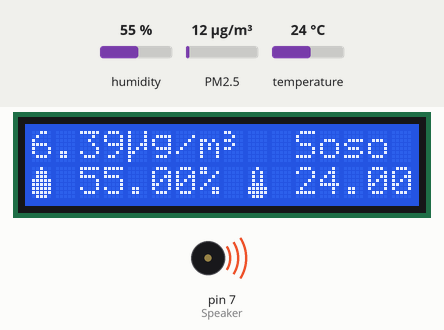
A sketch run on a simulated Arduino Uno, built with avr-gcc and run on an emulated ATmega328P. On the bench: 16×2 character LCD, buzzer (waves = sounding). Wiring (inferred from the names in the program): dust sensor: data pin 8. Inputs (shaded band) come from the test bench; at power-on: PM2.5 12 µg/m³, humidity 55 %, temperature 24 °C.

Above: at 2.71 s.
2.9 s: PM2.5 set to 4 µg/m³
At 6.6 s:
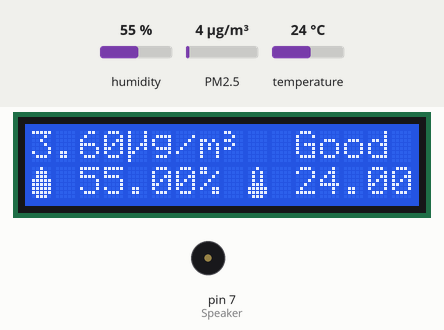
6.8 s: PM2.5 set to 1 µg/m³
At 8.8 s:
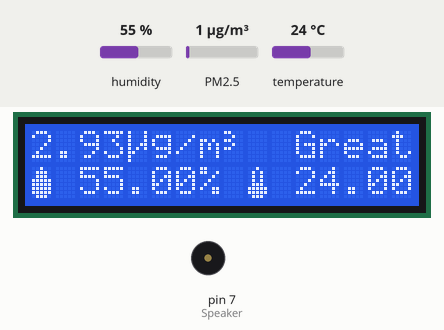
12.1 s: PM2.5 set to 225 µg/m³
At 17.7 s:
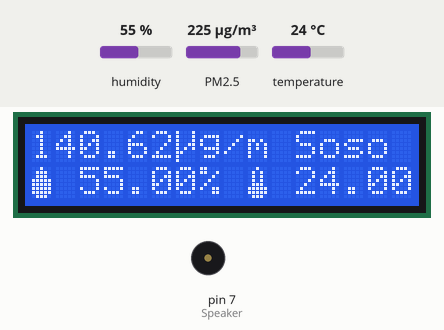
17.9 s: PM2.5 set to 294 µg/m³
At 19.71 s:
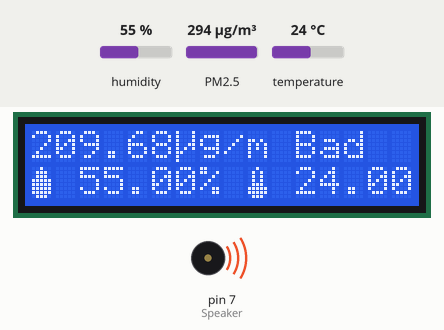
21.3 s: humidity set to 22 %
At 23.81 s:
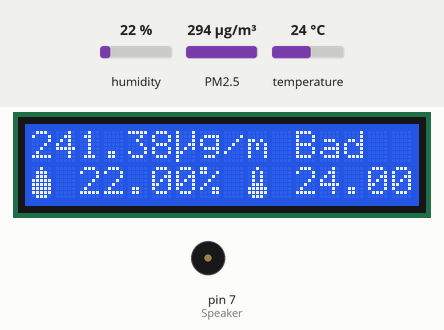
25.1 s: temperature set to 12 °C
At 29.9 s:
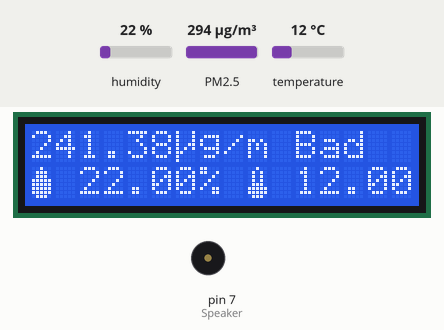
Timing chart, 0 to 30.1 s (numbered marks = the images above; inputs shaded):
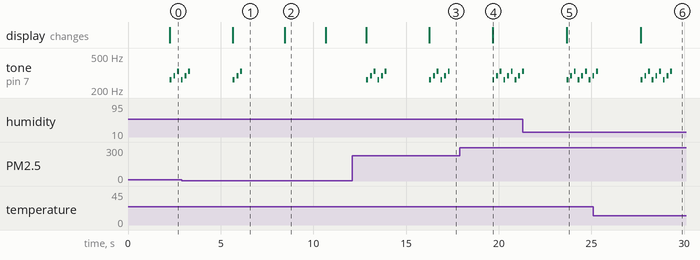

Measured:
- the behaviour switches between 3 and 2 µg/m³ on PM2.5 (found by bisection; images 1 and 2)
- after the input at 2.9 s, tone on pin 7 (Speaker): goes on until 6.2 s, then stays silent; the display: changes after 2.8 s (image 1)
- after the input at 6.8 s, tone on pin 7 (Speaker): stops changing and stays silent; the display: changes after 1.7 s (image 2)
- after the input at 12.1 s, tone on pin 7 (Speaker): plays 262 Hz for 0.10 s, 294 Hz for 0.10 s, 330 Hz for 0.10 s, 262 Hz for 0.10 s, 294 Hz for 0.10 s, 330 Hz for 0.10 s … (12 notes in this stretch), starting after 0.76 s; the display: first changes after 0.76 s (image 3 shows a later state)
- after the input at 17.9 s, the display: changes after 1.8 s (image 4)
- after the input at 21.3 s, the display: changes after 2.4 s (image 5)
- after the input at 25.1 s, the display: changes after 2.6 s (image 6)
- by itself, tone on pin 7 (Speaker): plays 262 Hz for 0.10 s, 294 Hz for 0.10 s, 330 Hz for 0.10 s, 262 Hz for 0.04 s

The sketch:

Dust_Monitor.ino
```cpp
#include <Wire.h>
#include <LiquidCrystal_I2C.h>
#include <DHT11.h>

#if defined(ARDUINO) && ARDUINO >= 100
#define printByte(args)  write(args);
#else
#define printByte(args)  print(args,BYTE);
#endif

LiquidCrystal_I2C lcd(0x27, 16, 2);

byte temperatureImage[] = {0x04,0x0A,0x0A,0x0A,0x0E,0x1F,0x1F,0x0E};

byte humidityImage[]= {0x04,0x0E,0x0E,0x1F,0x1F,0x1F,0x1F,0x0E};
byte doImage[] = {0x1C,0x14,0x1C,0x00,0x00,0x00,0x00,0x00};

byte microImage[] = {0x11,0x11,0x11,0x13,0x15,0x18,0x10,0x10};
byte threeImage[] = {0x18,0x04,0x18,0x04,0x18,0x00,0x00,0x00};

//Digital Pin
const int DHT_PIN = 2;
const int DUST_PIN = 8;
const int Speaker = 7;

//Humidity & Temparature Sensor
float humidity = 0;
float temperature = 0;

DHT11 dht11(DHT_PIN);

//Dust Sensor & var
unsigned long duration;
unsigned long starttime;
unsigned long sampletime_ms = 2000;
unsigned long lowpulseoccupancy = 0;
float ratio = 0;
float concentration = 0;
float dustDensity = 0;
float dustState = 0;
boolean DustCalculate_RUN = false;
boolean DustCalculate_Done = false;
unsigned int count = 0;

//Speaker var
int frequency[3] = {262, 294, 330};
int i;

void initPin() {
  pinMode(DUST_PIN, INPUT);
  pinMode(Speaker, OUTPUT);
}

void initLCD() {
  lcd.init();
  lcd.backlight();
  lcd.createChar(0, humidityImage);
  lcd.createChar(1, temperatureImage);
  lcd.createChar(2, doImage);
  lcd.createChar(3, microImage);
  lcd.createChar(4, threeImage);
  lcd.home();

  lcd.print(" *_* START *_* ");
}

void setup()
{
  initPin();
  initLCD();
  starttime = millis();
}

void loop()
{
  if(DustCalculate_RUN == true)
  {
    calcDustDensity();

    if(DustCalculate_Done == true) {
      calcHumidityAndTemperature();
      printLCD();
      DustCalculate_Done = false;
    }
  } else {
    if (count > 0 ) {
      for(i = 0; i < 3; i++){
        tone(Speaker, frequency[i], 100);
        delay(200);
      }
      count--;
    } else digitalWrite(Speaker, LOW);

    //Start Time Initialize
    if((dustState > 0 && count == 0) || (dustState == 0))
    {
      DustCalculate_RUN = true;
      starttime = millis();
    }
  }
}

void printLCD() {
    lcd.clear();
    lcd.setCursor(0, 0);
    lcd.print(dustDensity);
    lcd.write(3);
    lcd.print("g/m");
    lcd.write(4);
    lcd.setCursor(10, 0);
    if(dustState == 0)lcd.print(" Great");
    else if(dustState == 1)lcd.print(" Good ");
    else if(dustState == 2)lcd.print(" Soso ");
    else if(dustState == 3)lcd.print(" Bad ");

    lcd.setCursor(0, 1);
    lcd.write(0);
    lcd.print(" ");
    lcd.print(humidity);
    lcd.print("% ");
    lcd.write(1);
    lcd.print(" ");
    lcd.print(temperature);
    lcd.write(2);
    lcd.print("C ");
}

void calcDustDensity() {
  duration = pulseIn(DUST_PIN, LOW);
  lowpulseoccupancy = lowpulseoccupancy + duration;

  if ((millis() - starttime) > sampletime_ms) {
    DustCalculate_RUN = false;
    DustCalculate_Done = true;

    ratio = lowpulseoccupancy / (sampletime_ms * 10.0); // Integer percentage 0=>100
    concentration = 1.1 * pow(ratio, 3) - 3.8 * pow(ratio, 2) + 520 * ratio + 0.62; // using spec sheet curve
    dustDensity = concentration * 100 / 13000;
    lowpulseoccupancy = 0;

    if(dustDensity > 150) count = 3;
    else if(dustDensity > 5) count = 2;
    else if(dustDensity > 3) count = 1;
    else count = 0;

    dustState = count;
  }
}

void calcHumidityAndTemperature() {
  dht11.read(humidity, temperature);
}
```
